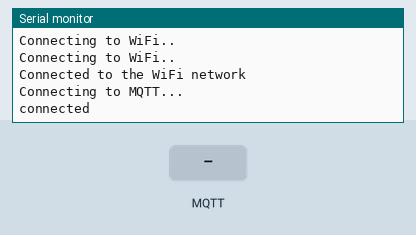
Bench run of a sketch on a simulated ESP8266 (NodeMCU). Shown: the last lines printed to the serial monitor. Inputs (shaded band) come from the test bench. WiFi joins after 1.5 s; servers stay silent unless stated; no MQTT or app messages arrive unless stated.

Above: at 2.7 s.
2.8 s: MQTT message "1" arrives on the first subscribed topic
At 3.2 s:
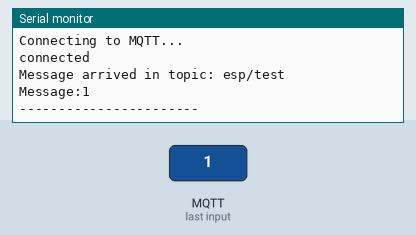
4.3 s: MQTT message "on" arrives on the first subscribed topic
At 5.5 s:
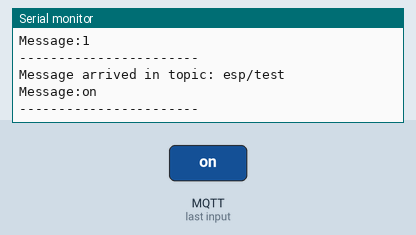
5.8 s: MQTT message "off" arrives on the first subscribed topic
At 6.7 s:
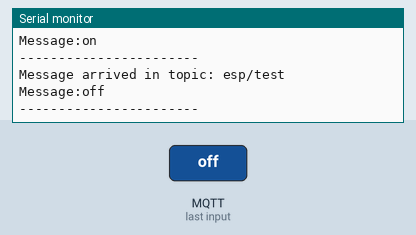

The sketch:

ESP8266_MQTT_pubsub_mqttlen.ino
```cpp
#include <ESP8266WiFi.h>
#include <PubSubClient.h>

const char* ssid = "NguyenTruongGiang";
const char* password =  "ktddt123456789";
const char* mqttServer = "broker.mqtt-dashboard.com";
const int mqttPort = 1883;
const char* mqttUser = "esp8266";
const char* mqttPassword = "123456";

long lastMsg = 0;
char msg[50];
int value = 0;

WiFiClient espClient;
PubSubClient client(espClient);

void setup() {

  Serial.begin(115200);

  WiFi.begin(ssid, password);

  while (WiFi.status() != WL_CONNECTED) {
    delay(500);
    Serial.println("Connecting to WiFi..");
  }
  Serial.println("Connected to the WiFi network");

  client.setServer(mqttServer, mqttPort);
  client.setCallback(callback);

  while (!client.connected()) {
    Serial.println("Connecting to MQTT...");

    if (client.connect("ESP8266Client", mqttUser, mqttPassword )) {

      Serial.println("connected");

    } else {

      Serial.print("failed with state ");
      Serial.print(client.state());
      delay(2000);

    }
  }
  //Pub Hello to esp/test topic and sub this topic
  client.publish("esp/test", "Hello from ESP8266");
  client.subscribe("esp/test");

}

void callback(char* topic, byte* payload, unsigned int length) {

  Serial.print("Message arrived in topic: ");
  Serial.println(topic);

  Serial.print("Message:");
  for (int i = 0; i < length; i++) {
    Serial.print((char)payload[i]);
  }

  Serial.println();
  Serial.println("-----------------------");

}

void loop() {
  client.loop();
  long now = millis();
  if (now - lastMsg > 8000) {
    lastMsg = now;
    ++value;
    snprintf (msg, 75, "hello world #%ld", value);

    //    client.publish(mqtt_topic_pub, msg);
    if (value < 10) {
      Serial.print("Publish message: ");
      Serial.println(msg);
      client.publish("esp/test", msg);
    }
  }
}
```

Measured:
- after the input at 2.8 s, the serial monitor: prints a new line at once (image 1)
- after the input at 4.3 s, the serial monitor: prints a new line at once (image 2)
- after the input at 5.8 s, the serial monitor: prints a new line at once (image 3)
